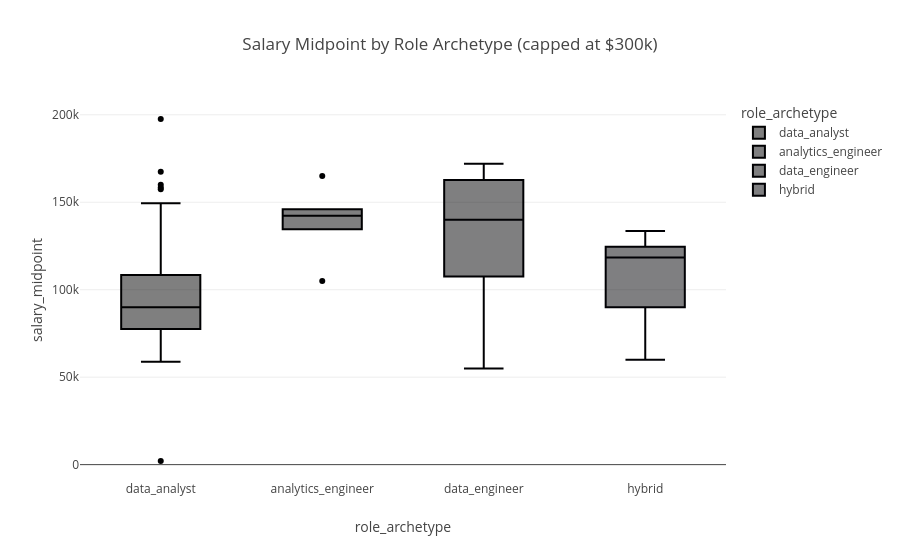

The code cell stored with this chart in its notebook:
### Code cell
# Box plot — salary by archetype
# Cap at 300k to remove outlier distortion
fig = px.box(
    sal_df[sal_df['salary_midpoint'] <= 300_000],
    x='role_archetype',
    y='salary_midpoint',
    title='Salary Midpoint by Role Archetype (capped at $300k)',
    color='role_archetype',
)
fig.show()

### Figure 1 — Plotly figure (JSON) as saved in the notebook; plotly's stock layout.template omitted (floating-point values rounded to 4 significant figures)
{"data": [{"alignmentgroup": "True", "hovertemplate": "role_archetype=%{x}<br>salary_midpoint=%{y}<extra></extra>", "legendgroup": "data_analyst", "marker": {"color": "#000001"}, "name": "data_analyst", "notched": false, "offsetgroup": "data_analyst", "orientation": "v", "showlegend": true, "type": "box", "x": ["data_analyst", "data_analyst", "data_analyst", "data_analyst", "data_analyst", "data_analyst", "data_analyst", "data_analyst", "data_analyst", "data_analyst", "data_analyst", "data_analyst", "data_analyst", "data_analyst", "data_analyst", "data_analyst", "data_analyst", "data_analyst", "data_analyst", "data_analyst", "data_analyst", "data_analyst", "data_analyst", "data_analyst", "data_analyst", "data_analyst", "data_analyst", "data_analyst", "data_analyst", "data_analyst", "data_analyst", "data_analyst", "data_analyst", "data_analyst", "data_analyst", "data_analyst", "data_analyst", "data_analyst", "data_analyst", "data_analyst", "data_analyst", "data_analyst", "data_analyst", "data_analyst", "data_analyst"], "x0": " ", "xaxis": "x", "y": [82500.0, 92500.0, 97500.0, 75900.0, 105000.0, 85000.0, 93400.0, 135200.0, 111200.0, 167500.0, 80000.0, 197600.0, 85000.0, 77400.0, 90000.0, 70000.0, 140400.0, 58750.0, 92500.0, 80000.0, 100000.0, 76960.0, 100000.0, 158500.0, 107500.0, 149500.0, 111000.0, 70000.0, 105000.0, 2080.0, 77500.0, 80000.0, 90000.0, 80830.0, 157500.0, 80000.0, 78000.0, 73920.0, 95000.0, 135000.0, 74680.0, 58750.0, 81100.0, 62400.0, 160000.0], "y0": " ", "yaxis": "y"}, {"alignmentgroup": "True", "hovertemplate": "role_archetype=%{x}<br>salary_midpoint=%{y}<extra></extra>", "legendgroup": "analytics_engineer", "marker": {"color": "#000002"}, "name": "analytics_engineer", "notched": false, "offsetgroup": "analytics_engineer", "orientation": "v", "showlegend": true, "type": "box", "x": ["analytics_engineer", "analytics_engineer", "analytics_engineer", "analytics_engineer", "analytics_engineer", "analytics_engineer"], "x0": " ", "xaxis": "x", "y": [146000.0, 142200.0, 134500.0, 165000.0, 142200.0, 105000.0], "y0": " ", "yaxis": "y"}, {"alignmentgroup": "True", "hovertemplate": "role_archetype=%{x}<br>salary_midpoint=%{y}<extra></extra>", "legendgroup": "data_engineer", "marker": {"color": "#000003"}, "name": "data_engineer", "notched": false, "offsetgroup": "data_engineer", "orientation": "v", "showlegend": true, "type": "box", "x": ["data_engineer", "data_engineer", "data_engineer", "data_engineer", "data_engineer", "data_engineer", "data_engineer"], "x0": " ", "xaxis": "x", "y": [158000.0, 164400.0, 140000.0, 115000.0, 55000.0, 172000.0, 105000.0], "y0": " ", "yaxis": "y"}, {"alignmentgroup": "True", "hovertemplate": "role_archetype=%{x}<br>salary_midpoint=%{y}<extra></extra>", "legendgroup": "hybrid", "marker": {"color": "#000004"}, "name": "hybrid", "notched": false, "offsetgroup": "hybrid", "orientation": "v", "showlegend": true, "type": "box", "x": ["hybrid", "hybrid", "hybrid", "hybrid", "hybrid", "hybrid"], "x0": " ", "xaxis": "x", "y": [124500.0, 124500.0, 112200.0, 90000.0, 133600.0, 60000.0], "y0": " ", "yaxis": "y"}], "layout": {"boxmode": "overlay", "legend": {"title": {"text": "role_archetype"}, "tracegroupgap": 0}, "title": {"text": "Salary Midpoint by Role Archetype (capped at $300k)"}, "xaxis": {"anchor": "y", "categoryarray": ["data_analyst", "analytics_engineer", "data_engineer", "hybrid"], "categoryorder": "array", "domain": [0, 1], "title": {"text": "role_archetype"}}, "yaxis": {"anchor": "x", "domain": [0, 1], "title": {"text": "salary_midpoint"}}}}
